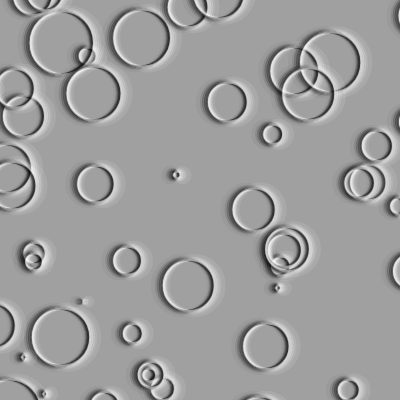
Frame 1 (no input)
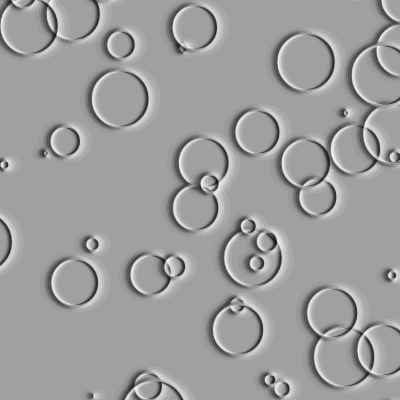
Frame 2 (the mouse pressed at the canvas centre, redrawn once)

The p5.js sketch that drew these frames (run headless with seeded random() and noise() and a simulated clock; the mouse was pressed at the canvas centre and the sketch redrawn once):

// p5.js sketch
// ── sketch.js
// Iteration with Randomness

function setup() {
  createCanvas(400, 400); 
  noLoop();
}

function draw() {
  background(160); 
  //draws 50 craters of random diameter and location
  for (var i=0; i<50; i++) {
    var rx = random(-20, width+20); 
    var ry = random(-20, height+20); 
    var rd = random(64); //64 * pow(random(1), 3.0); 
    drawCrater(rx, ry, rd);
  }
}

function drawCrater(rx, ry, rd) {
  //creates concentric, shaded circles to imitate a crater
  noFill();

  strokeWeight(7);
  stroke(0, 0, 0, 10); 
  ellipse(rx-6, ry, rd+5, rd+5);
  stroke(255, 255, 255, 25); 
  ellipse(rx+6, ry, rd+5, rd+5);

  strokeWeight(5);
  stroke(0, 0, 0, 25); 
  ellipse(rx-4, ry, rd+3, rd+3);
  stroke(255, 255, 255, 25); 
  ellipse(rx+4, ry, rd+3, rd+3);

  strokeWeight(4);
  stroke(0, 0, 0, 50); 
  ellipse(rx-3, ry, rd+2, rd+2);
  stroke(255, 255, 255, 50); 
  ellipse(rx+3, ry, rd+2, rd+2);

  strokeWeight(3);
  stroke(0, 0, 0, 75); 
  ellipse(rx-2, ry, rd+1, rd+1);
  stroke(255, 255, 255, 75); 
  ellipse(rx+2, ry, rd+1, rd+1);

  strokeWeight(2);
  stroke(0, 0, 0, 100); 
  ellipse(rx-1, ry, rd+0, rd+0);
  stroke(255, 255, 255, 100); 
  ellipse(rx+1, ry, rd+0, rd+0);
}
